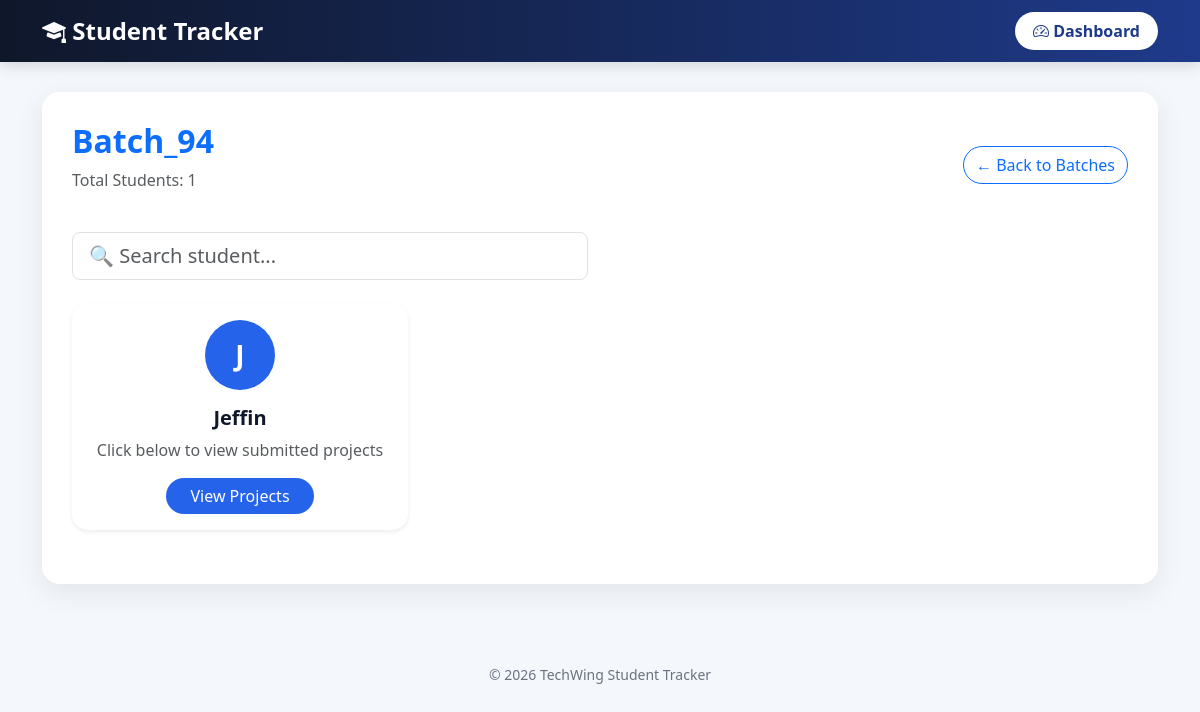
/batch/1/, run on the app's committed database.
### tracker/models.py (models this page shows, shortened)
class Batch(models.Model):
    name = models.CharField(max_length=100)

class Student(models.Model):
    batch = models.ForeignKey(
        Batch,
        on_delete=models.CASCADE,
        related_name="students"
    )
    name = models.CharField(max_length=200)

### tracker/views.py (the view)
# urls.py: path('batch/<int:id>/', views.batch_detail, name='batch_detail'),
def batch_detail(request, id):
    batch = get_object_or_404(Batch, id=id)
    return render(
        request,
        "batch_detail.html",
        {"batch": batch}
    )

### tracker/templates/batch_detail.html (shortened to what this page needs)
{% extends 'base.html' %}
{% block content %}
<div class="d-flex justify-content-between align-items-center mb-4">
    <div>
        <h2 class="fw-bold text-primary">{{ batch.name }}</h2>
        <p class="text-muted">
            Total Students: {{ batch.students.count }}
        </p>
    </div>
    <a href="/" class="btn btn-outline-primary rounded-pill">
        ← Back to Batches
    </a>
</div>
<div class="row mb-4">
    <div class="col-md-6">
        <input
            type="text"
            id="studentSearch"
            class="form-control form-control-lg"
            placeholder="🔍 Search student..."
            onkeyup="filterStudents()"
        >
    </div>
</div>
<div class="row" id="studentContainer">
    {% for student in batch.students.all %}
    <div class="col-lg-4 col-md-6 mb-4 student-card">
        <div class="card border-0 shadow-sm rounded-4 h-100">
            <div class="card-body text-center">
                <div
                    class="mx-auto mb-3 d-flex align-items-center justify-content-center"
                    style="
                        width:70px;
                        height:70px;
                        border-radius:50%;
                        background:#2563eb;
                        color:white;
                        font-size:28px;
                        font-weight:bold;
                    "
                >
                    {{ student.name|first|upper }}
                </div>
                <h5 class="student-name fw-bold">
                    {{ student.name }}
                </h5>
                <p class="text-muted">
                    Click below to view submitted projects
                </p>
                <a
                    href="{% url 'student_detail' student.id %}"
                    class="btn btn-primary rounded-pill px-4"
                >
                    View Projects
                </a>
            </div>
        </div>
    </div>
    {% empty %}
    <div class="text-center">
        <h4>No students found.</h4>
    </div>
    {% endfor %}
</div>
{% endblock %}

### tracker/templates/base.html (style rules this page uses)
body { background:#f4f7fc; font-family: "Segoe UI", sans-serif; }
.btn-primary { background:#2563eb; border:none; }
.card { border:none; border-radius:16px; transition:.3s; box-shadow:0 4px 15px rgba(0,0,0,.08); }
h1,h2,h3,h4,h5 { color:#0f172a; font-weight:700; }
a { text-decoration:none; }

### data on the page
Batch: name "Batch_94", students.count "1"
Student: name|first "J", name "Jeffin"
